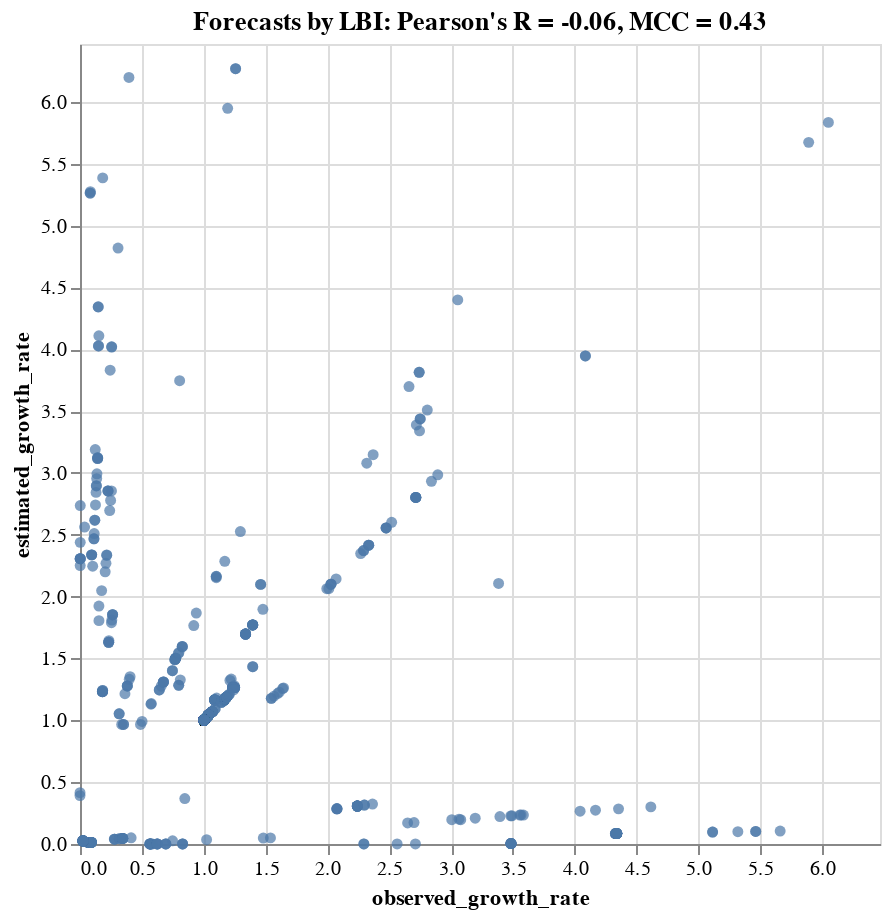

Here is the notebook cell this chart was saved with:
### Code cell
tooltip_attributes = ["observed_growth_rate:Q", "estimated_growth_rate:Q", "timepoint:N", "initial:Q", "observed:Q",
                      "estimated:Q", "clade_membership:N"]

chart = alt.Chart(clade_frequencies).mark_circle().encode(
    alt.X("observed_growth_rate:Q", scale=alt.Scale(domain=(min_growth_rate, max_growth_rate))),
    alt.Y("estimated_growth_rate:Q", scale=alt.Scale(domain=(min_growth_rate, max_growth_rate))),
    alt.Tooltip(tooltip_attributes)
).properties(
    width=400,
    height=400,
    title="Forecasts by LBI: Pearson's R = %.2f, MCC = %.2f" % (r, mcc)
)

#chart.save("forecast_growth_correlation_natural_lbi.svg")
chart

### Figure 1 — Vega-Lite specification as saved in the notebook (floating-point values rounded to 4 significant figures; data arrays with more than 128 entries replaced by an {"elided": "..."} marker saying what was removed)
{"$schema": "https://vega.github.io/schema/vega-lite/v3.3.0.json", "config": {"mark": {"tooltip": null}, "view": {"height": 300, "width": 400}}, "data": {"name": "data-a4e5e7f0169098806fbafff5c9717f83"}, "datasets": {"data-a4e5e7f0169098806fbafff5c9717f83": {"elided": "1282 records"}}, "encoding": {"tooltip": [{"field": "observed_growth_rate", "type": "quantitative"}, {"field": "estimated_growth_rate", "type": "quantitative"}, {"field": "timepoint", "type": "nominal"}, {"field": "initial", "type": "quantitative"}, {"field": "observed", "type": "quantitative"}, {"field": "estimated", "type": "quantitative"}, {"field": "clade_membership", "type": "nominal"}], "x": {"field": "observed_growth_rate", "scale": {"domain": [0, 6.468]}, "type": "quantitative"}, "y": {"field": "estimated_growth_rate", "scale": {"domain": [0, 6.468]}, "type": "quantitative"}}, "height": 400, "mark": "circle", "title": "Forecasts by LBI: Pearson's R = -0.06, MCC = 0.43", "width": 400}
